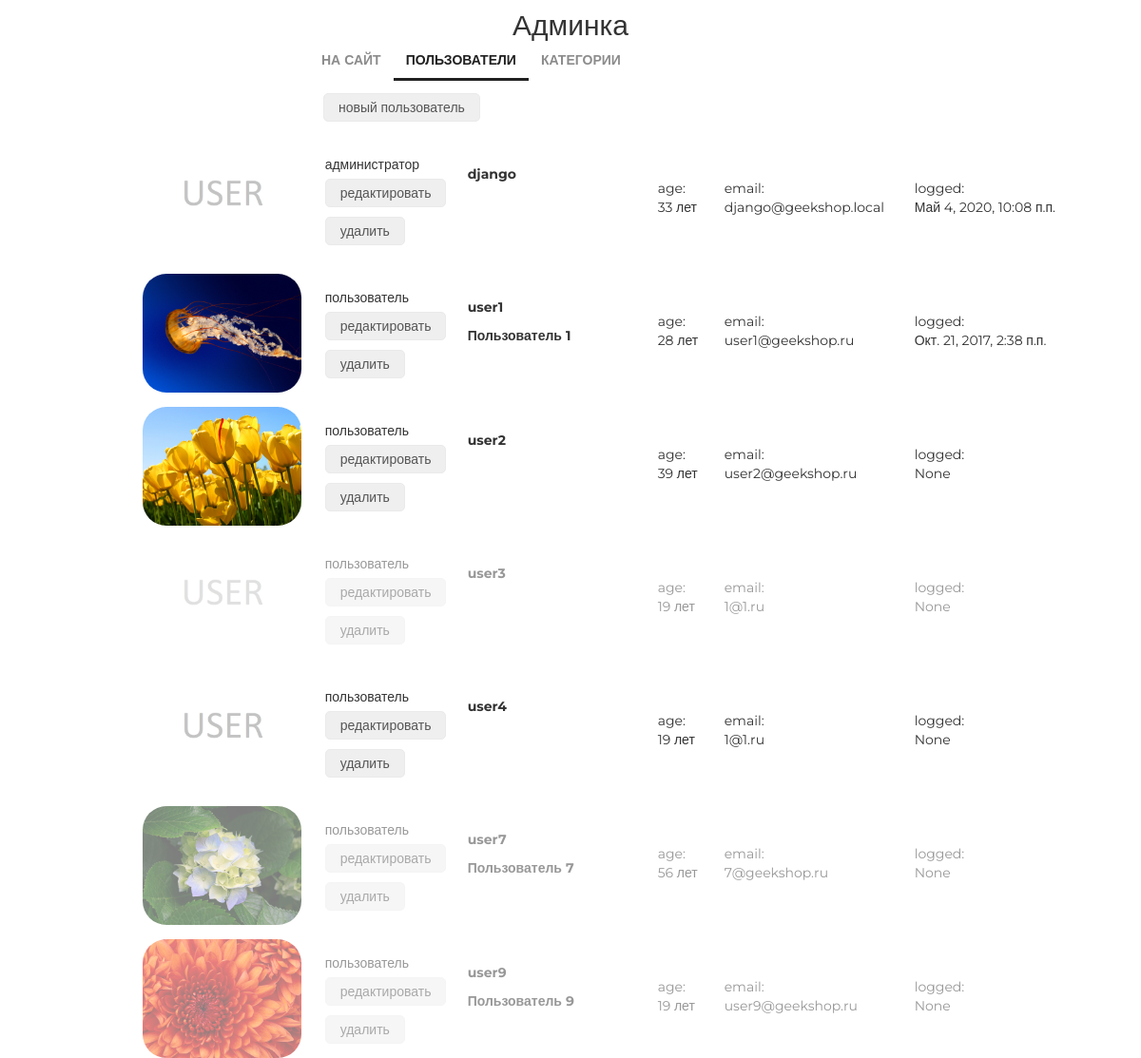
Before: /admin/users/read/ (signed in) with the older database file.
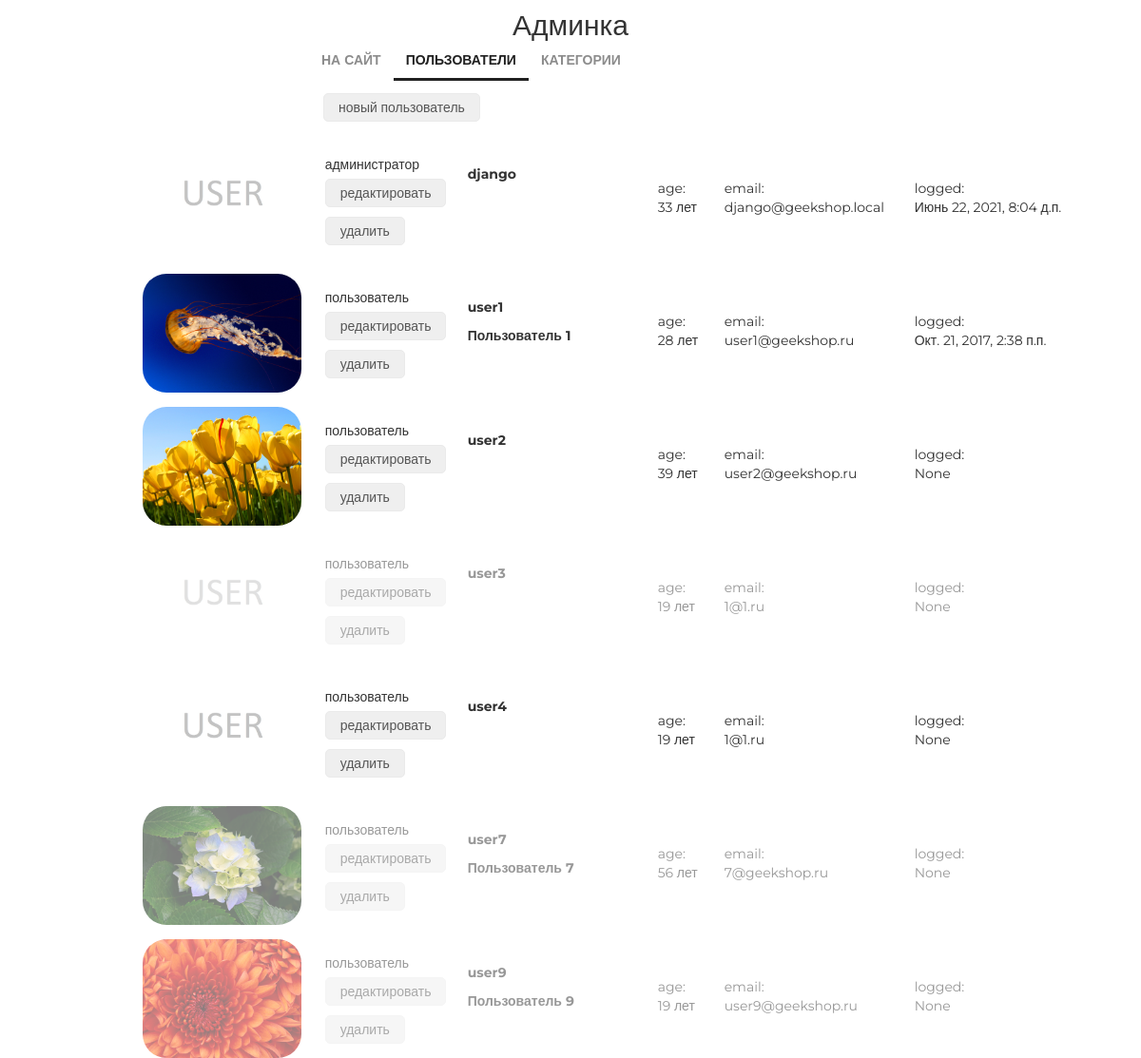
After: the same page with the newer database file.
### authapp/models.py (models this page shows)
class ShopUser(AbstractUser):
    avatar = models.ImageField(upload_to='users_avatars', blank=True)
    age = models.PositiveIntegerField(verbose_name = 'возраст')

### adminapp/views.py (the view)
class UsersListView(ListView):
    model = ShopUser
    template_name = 'adminapp/users.html'
    @method_decorator(user_passes_test(lambda u: u.is_superuser))
    def dispatch(self, *args, **kwargs):
        return super(UsersListView,  self).dispatch(*args, **kwargs)

### adminapp/templatetags/my_tags.py (called while the page is built)
@register.filter(name='media_folder_users')
def media_folder_users(string):
    if not string:
        string = 'users_avatars/default.jpg'
    new_string = "{}{}".format(URL_PREFIX, string)
    return new_string

### adminapp/templates/adminapp/users.html (shortened to what this page needs)
{% extends 'adminapp/base.html' %}
{% load static %}
{% load my_tags %}
{% block content %}
    <div class="users_list">
		<button class="new_user">
			<a href={% url 'admin:user_create' %}>новый пользователь</a>
		</button>
		{% for object in object_list %}
			<div class="user_record {% if not object.is_active %}not_active{% endif %}">
				<img src="{{ object.avatar|media_folder_users }}" alt="{{ object.username }}">
				<div class="user_role">
					{% if object.is_superuser %}администратор{% else %}пользователь{% endif %}
					<button>
						<a href={% url 'admin:user_update' object.pk %}>редактировать</a>
					</button>
					<button>
						<a href={% url 'admin:user_delete' object.pk %}>удалить</a>
					</button>
				</div>
				<div class="user_name">
					<p>
						<strong>{{ object.username }}</strong>
					</p>
					<p>
					{% if object.first_name %}
						<b>{{ object.first_name|title }}</b>
					{% endif %}
					</p>
				</div>
				<div class="user_age">
					age:<br>
					{{ object.age }} лет
				</div>
				<div class="user_email">
					email:<br>
					{{ object.email }}
				</div>
				<div class="user_lastlogin">
					logged:<br>
					{{ object.last_login }}
				</div>
			</div>
		{% endfor%}
	</div>
{% endblock %}

### adminapp/templates/adminapp/base.html (shortened to what this page needs)
<!DOCTYPE html>
{% load static %}
<html>
<head>
    {% block css %}
        <link rel="stylesheet" type="text/css" href="{% static 'css/bootstrap.min.css' %}">
        <link rel="stylesheet" type="text/css" href="{% static 'css/style.css' %}">
        <link rel="stylesheet" href="{% static 'fonts/font-awesome/css/font-awesome.css' %}">
    {% endblock %}
</head>
<body>
	<div class="admin_container">
        <div class="h2 text-center head">
            Админка
        </div>
        {% block menu %}
            <div class="admin_menu">
                {% include 'adminapp/includes/inc_menu.html' %}
            </div>
        {% endblock %}
        {% block content %}
        {% endblock %}
	</div>
</body>
</html>

### adminapp/templates/adminapp/includes/inc_menu.html
<ul class="menu">
    <li><a href="{% url 'main' %}">на сайт</a></li>
    <li>
        <a href="{% url 'admin:users' %}" class="{% if request.resolver_match.url_name == 'users' %}active{% endif %}">
            пользователи
        </a>
    </li>
    <li>
        <a href="{% url 'admin:categories' %}"
        class="{% if request.resolver_match.url_name == 'categories' or category.name %}active{% endif %}">
            категории{% if category %}:<span>{{ category.name }}</span>{% endif %}
        </a>
    </li>
</ul>

### static/css/style.css (style rules this page uses)
* { margin: 0; padding: 0; }
body { font-family: 'Montserrat', sans-serif; }
html, body { height: 100%; }
.users_list { margin-left: 150px; }
.users_list a { color: #555; text-decoration: none; }
.users_list .new_user { margin-left: 190px; }
.users_list button { border: 1px solid #eaeaea; border-radius: 5px; height: 30px; margin: 5px auto; padding: 0 15px; }
.user_record { height: 125px; margin: 15px auto; position: relative; }
.user_record.not_active { opacity: 0.5; }
.user_record img { display: block; float: left; height: 125px; border-radius: 25px; }
.user_record .user_name { display: block; float: left; margin-top: 15px; margin-left: 25px; width: 175px; }
.user_record .user_name p { margin: 10px auto; }
.user_record .user_email { display: block; float: left; margin-top: 40px; margin-left: 25px; width: 175px; }
.user_record .user_age { display: block; float: left; margin-top: 40px; margin-left: 25px; width: 45px; }
.user_record .user_role { display: block; float: left; margin-top: 15px; margin-left: 25px; width: 125px; }
.user_record .user_lastlogin { display: block; float: left; margin-top: 40px; margin-left: 25px; width: 175px; }
.admin_container .h2 { margin-top: 10px; }
.admin_menu { display: block; left: 15px; top: 20px; height: 40px; width: 100%; }
.admin_menu ul.menu { display: block; float: none; width: 550px; height: 50px; margin: auto; color: #555; }
.menu { list-style-type: none; margin-top: 67px; float: right; }
.menu li { float: left; }
.menu a { color: #8c8c8c; font-size: 14px; font-weight: 700; text-align: right; text-transform: uppercase; text-decoration: none; padding: 10px 13px; }
.menu .active { color: #212121; font-weight: 700; border-bottom: 3px solid #212121; }

Changed rows visible on the page:
changed ShopUser "django": last_login "Май 4, 2020, 10:08 п.п." → "Июнь 22, 2021, 8:04 д.п."
